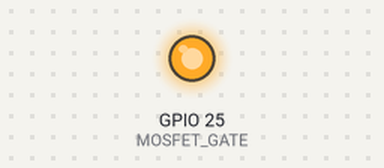
Bench run of a sketch on a simulated ESP32. On the bench: output pins drawn as LEDs (lit = HIGH).

Above: at 1.0 s.
At 3.0 s:
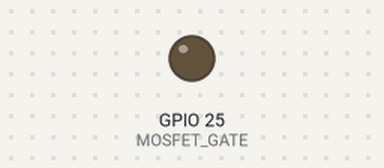
Timing chart, 0 to 5.2 s (numbered marks = the images above):
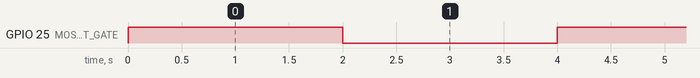

Measured:
- by itself, GPIO 25 (MOSFET_GATE): alternates HIGH for 2.0 s and LOW for 2.0 s

The sketch:

led_nmos.ino
```cpp
const int MOSFET_GATE = 25;

void setup() {
  pinMode(MOSFET_GATE, OUTPUT);
  digitalWrite(MOSFET_GATE, LOW);  // Start with MOSFET OFF
}

void loop() {
  digitalWrite(MOSFET_GATE, HIGH); // MOSFET ON, LED lights up
  delay(2000);

  digitalWrite(MOSFET_GATE, LOW);  // MOSFET OFF, LED turns off
  delay(2000);
}
```
